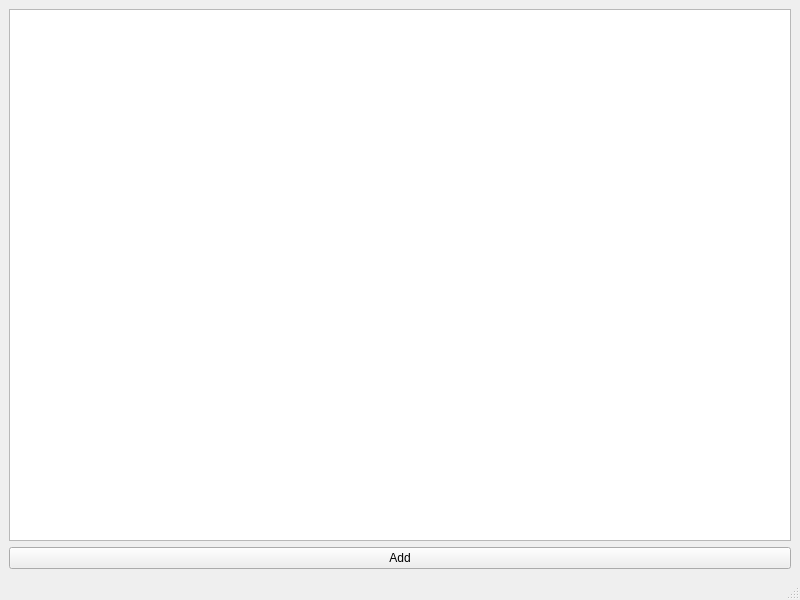
<?xml version="1.0" encoding="UTF-8"?>
<ui version="4.0">
 <class>assetadder_mwin</class>
 <widget class="QMainWindow" name="assetadder_mwin">
  <property name="geometry">
   <rect>
    <x>0</x>
    <y>0</y>
    <width>800</width>
    <height>600</height>
   </rect>
  </property>
  <property name="windowTitle">
   <string>Add Asset</string>
  </property>
  <widget class="QWidget" name="central_widget">
   <layout class="QVBoxLayout" name="central_vbox">
    <item>
     <widget class="QTreeView" name="asset_treev"/>
    </item>
    <item>
     <widget class="QPushButton" name="add_pb">
      <property name="text">
       <string>Add</string>
      </property>
     </widget>
    </item>
   </layout>
  </widget>
  <widget class="QStatusBar" name="statusbar"/>
 </widget>
 <resources/>
 <connections/>
</ui>
